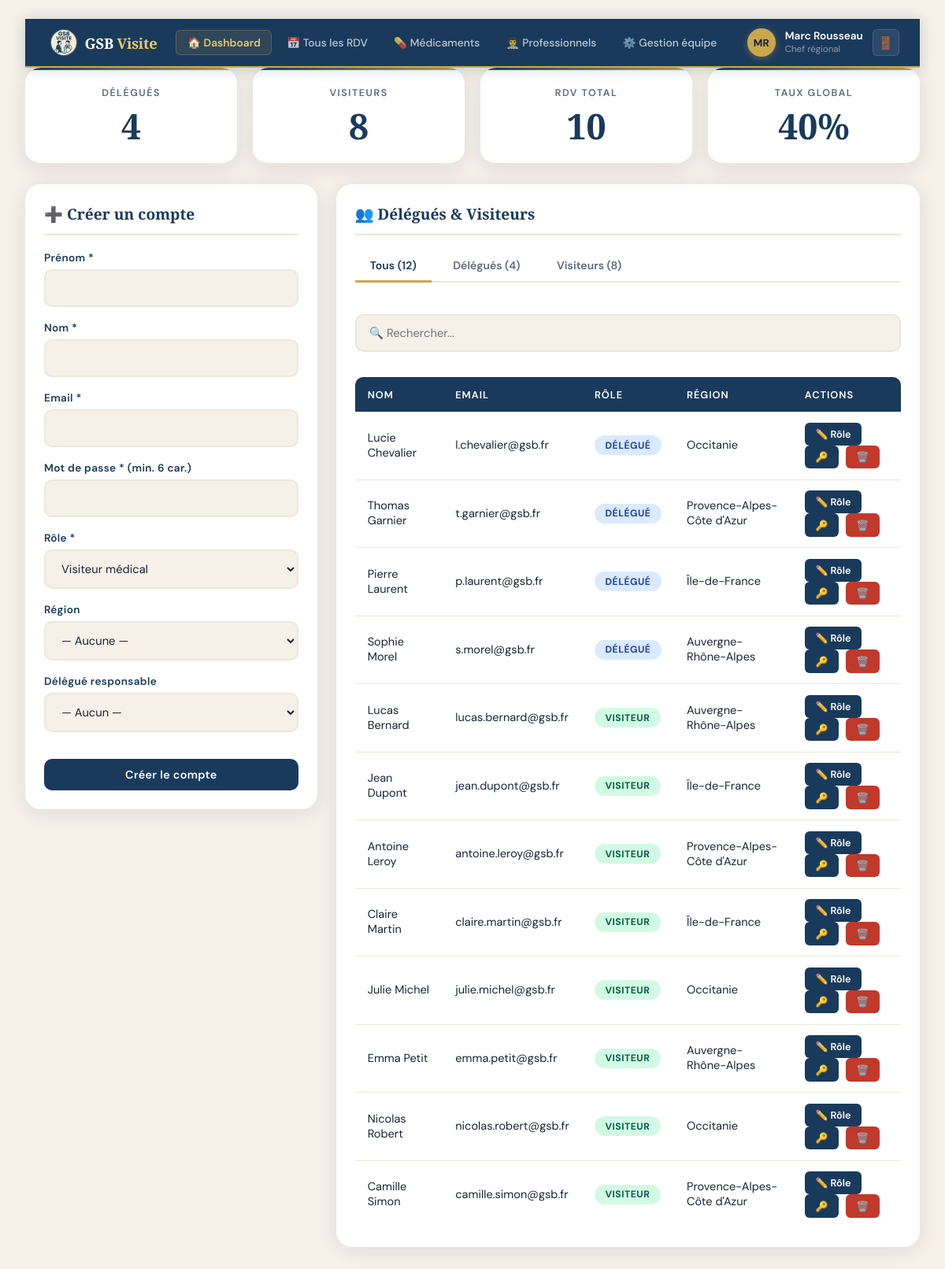
The app's page /gestion_equipe.php (signed in) with its own data.
### tables this page shows
CREATE TABLE utilisateurs (
    id             INT AUTO_INCREMENT PRIMARY KEY,
    nom            VARCHAR(50)  NOT NULL,
    prenom         VARCHAR(50)  NOT NULL,
    email          VARCHAR(100) NOT NULL UNIQUE,
    mot_de_passe   VARCHAR(255) NOT NULL,
    role           ENUM('visiteur','delegue','chef') DEFAULT 'visiteur',
    region_id      INT NULL,
    responsable_id INT NULL,
    actif          TINYINT(1) DEFAULT 1,
    cree_le        TIMESTAMP DEFAULT CURRENT_TIMESTAMP,
    FOREIGN KEY (region_id)      REFERENCES regions(id)      ON DELETE SET NULL,
    FOREIGN KEY (responsable_id) REFERENCES utilisateurs(id) ON DELETE SET NULL
);

CREATE TABLE regions (
    id   INT AUTO_INCREMENT PRIMARY KEY,
    nom  VARCHAR(100) NOT NULL
);

### public/config.php (called while the page is built, shortened)
<?php
try {
    $pdo = new PDO(
        "mysql:host=" . DB_HOST . ";dbname=" . DB_NAME . ";charset=utf8mb4",
        DB_USER,
        DB_PASS,
        [
            PDO::ATTR_ERRMODE            => PDO::ERRMODE_EXCEPTION,
            PDO::ATTR_DEFAULT_FETCH_MODE => PDO::FETCH_ASSOC,
            PDO::ATTR_EMULATE_PREPARES   => false,
            PDO::MYSQL_ATTR_INIT_COMMAND => "SET NAMES utf8mb4"
        ]
    );
} catch (PDOException $e) {
    die("Erreur de connexion : " . $e->getMessage());
}
function isLoggedIn(): bool {
    return isset($_SESSION['user_id']);
}
function getCurrentUser(): ?array {
    global $pdo;
    $stmt = $pdo->prepare("SELECT u.*, r.nom as region_nom FROM utilisateurs u LEFT JOIN regions r ON u.region_id = r.id WHERE u.id = ?");
    $stmt->execute([$_SESSION['user_id']]);
    return $stmt->fetch() ?: null;
}
?>

### public/gestion_equipe.php (the view, shortened to what this page needs)
<?php
require_once __DIR__ . '/config.php';
$uid = $_SESSION['user_id'];
$utilisateurs = $pdo->query("SELECT u.*, r.nom as region_nom FROM utilisateurs u LEFT JOIN regions r ON u.region_id=r.id WHERE u.role IN ('visiteur','delegue') ORDER BY u.role DESC, u.nom")->fetchAll();
$nbDelegues  = count(array_filter($utilisateurs, fn($u) => $u['role'] === 'delegue'));
$nbVisiteurs = count(array_filter($utilisateurs, fn($u) => $u['role'] === 'visiteur'));
$nbRdvTotal    = $pdo->query("SELECT COUNT(*) FROM rendez_vous")->fetchColumn();
$nbRdvEffectue = $pdo->query("SELECT COUNT(*) FROM rendez_vous WHERE statut='effectué'")->fetchColumn();
$tauxGlobal    = $nbRdvTotal > 0 ? round($nbRdvEffectue/$nbRdvTotal*100) : 0;
?>
<!DOCTYPE html>
<html lang="fr">
<head>
    <link rel="stylesheet" href="style.css">
</head>
<body>
<div class="container">
    <?php include __DIR__ . '/header.php'; ?>
    <div class="stats-grid" style="margin-bottom:1.5rem;">
        <div class="stat-card"><h3>Délégués</h3><div class="value"><?= $nbDelegues ?></div></div>
        <div class="stat-card"><h3>Visiteurs</h3><div class="value"><?= $nbVisiteurs ?></div></div>
        <div class="stat-card"><h3>RDV total</h3><div class="value"><?= $nbRdvTotal ?></div></div>
        <div class="stat-card"><h3>Taux global</h3><div class="value"><?= $tauxGlobal ?>%</div></div>
    </div>
    <div class="main-grid">
        <section class="card" style="padding:1.5rem;">
            <h2>➕ Créer un compte</h2>
            <form method="POST">
                <div class="input-group">
                    <label>Prénom *</label>
                    <input type="text" name="prenom" class="form-control" required>
                </div>
                <div class="input-group">
                    <label>Nom *</label>
                    <input type="text" name="nom" class="form-control" required>
                </div>
                <div class="input-group">
                    <label>Email *</label>
                    <input type="email" name="email" class="form-control" required>
                </div>
                <div class="input-group">
                    <label>Mot de passe * (min. 6 car.)</label>
                    <input type="password" name="password" class="form-control" required minlength="6">
                </div>
                <div class="input-group">
                    <label>Rôle *</label>
                    <select name="role" class="form-control" id="roleSelect" onchange="toggleResp()">
                        <option value="visiteur">Visiteur médical</option>
                    </select>
                </div>
                <div class="input-group">
                    <label>Région</label>
                    <select name="region_id" class="form-control">
                        <option value="">— Aucune —</option>
                    </select>
                </div>
                <div class="input-group" id="respField">
                    <label>Délégué responsable</label>
                    <select name="responsable_id" class="form-control">
                        <option value="">— Aucun —</option>
                    </select>
                </div>
                <button type="submit" class="btn" style="width:100%; margin-top:1rem;">Créer le compte</button>
            </form>
        </section>
        <section class="card" style="padding:1.5rem;">
            <h2>👥 Délégués & Visiteurs</h2>
            <div class="tabs">
                <button class="tab-btn active" onclick="showTab('tous', this)">Tous (<?= count($utilisateurs) ?>)</button>
                <button class="tab-btn" onclick="showTab('delegues', this)">Délégués (<?= $nbDelegues ?>)</button>
                <button class="tab-btn" onclick="showTab('visiteurs', this)">Visiteurs (<?= $nbVisiteurs ?>)</button>
            </div>
            <input type="text" class="form-control" id="searchUser" placeholder="🔍 Rechercher..." oninput="filterTable()" style="margin:1rem 0;">
            <div id="tab-tous" class="tab-content active">
                <table class="table" id="userTable">
                    <thead><tr><th>Nom</th><th>Email</th><th>Rôle</th><th>Région</th><th>Actions</th></tr></thead>
                    <tbody>
                        <?php foreach ($utilisateurs as $u): ?>
                        <tr data-role="<?= $u['role'] ?>">
                            <td><?= htmlspecialchars($u['prenom'].' '.$u['nom']) ?></td>
                            <td><?= htmlspecialchars($u['email']) ?></td>
                            <td><span class="badge badge-role-<?= $u['role'] ?>"><?= $u['role'] === 'delegue' ? 'Délégué' : 'Visiteur' ?></span></td>
                            <td><?= htmlspecialchars($u['region_nom'] ?? '—') ?></td>
                            <td>
                                <button class="btn-small btn-edit"
                                    onclick="openRoleModal(<?= $u['id'] ?>,'<?= $u['role'] ?>','<?= htmlspecialchars($u['prenom'].' '.$u['nom'], ENT_QUOTES) ?>')">
                                    ✏️ Rôle
                                </button>
                                <button class="btn-small btn-edit"
                                    onclick="openPwdModal(<?= $u['id'] ?>,'<?= htmlspecialchars($u['prenom'].' '.$u['nom'], ENT_QUOTES) ?>')">
                                    🔑
                                </button>
                                <?php if ($u['id'] !== $uid): ?>
                                <form method="POST" style="display:inline;" onsubmit="return confirm('Supprimer cet utilisateur et toutes ses données ?')">
                                    <button type="submit" class="btn-small btn-danger">🗑️</button>
                                </form>
                                <?php endif; ?>
                            </td>
                        </tr>
                        <?php endforeach; ?>
                    </tbody>
                </table>
            </div>
        </section>
    </div>
</div>
</body>
</html>

### public/header.php (shortened to what this page needs)
<?php
$user = getCurrentUser();
$role = $_SESSION['user_role'] ?? 'visiteur';
$currentPage = $_GET['page'] ?? 'dashboard';
?>
<div class="topbar">
    <div class="topbar-inner">
        <a href="index.php" class="topbar-brand">
            <img src="logo.png" alt="GSB" class="topbar-logo">
            <span class="topbar-brand-name">GSB <em>Visite</em></span>
        </a>
        <nav class="topbar-nav">
            <a href="index.php" class="topbar-link <?= $currentPage === 'dashboard' ? 'active' : '' ?>">🏠 Dashboard</a>
            <?php if ($role === 'chef'): ?>
                <a href="index.php?page=rendez_vous" class="topbar-link <?= $currentPage === 'rendez_vous' ? 'active' : '' ?>">📅 Tous les RDV</a>
                <a href="index.php?page=medicaments" class="topbar-link <?= $currentPage === 'medicaments' ? 'active' : '' ?>">💊 Médicaments</a>
                <a href="index.php?page=professionnels" class="topbar-link <?= $currentPage === 'professionnels' ? 'active' : '' ?>">👨‍⚕️ Professionnels</a>
                <a href="index.php?page=gestion_equipe" class="topbar-link <?= $currentPage === 'gestion_equipe' ? 'active' : '' ?>">⚙️ Gestion équipe</a>
            <?php endif; ?>
        </nav>
        <div class="topbar-user">
            <div class="topbar-avatar">
                <?= strtoupper(substr($user['prenom'] ?? 'U', 0, 1) . substr($user['nom'] ?? 'N', 0, 1)) ?>
            </div>
            <div class="topbar-user-info">
                <span class="topbar-user-name"><?= htmlspecialchars($user['prenom'] ?? '') ?> <?= htmlspecialchars($user['nom'] ?? '') ?></span>
                <span class="topbar-user-role"><?= $role === 'chef' ? 'Chef régional' : ($role === 'delegue' ? 'Délégué régional' : 'Visiteur médical') ?></span>
            </div>
            <a href="index.php?page=logout" class="topbar-logout" title="Déconnexion">🚪</a>
        </div>
    </div>
</div>

### records on screen
utilisateurs: prenom+nom "MR", prenom "Marc", nom "Rousseau"
utilisateurs: prenom+nom "Lucie Chevalier", email "l.chevalier@gsb.fr", role "DÉLÉGUÉ", region.nom "Occitanie"
utilisateurs: prenom+nom "Thomas Garnier", email "t.garnier@gsb.fr", role "DÉLÉGUÉ", region.nom "Provence-Alpes-Côte d'Azur"
utilisateurs: prenom+nom "Pierre Laurent", email "p.laurent@gsb.fr", role "DÉLÉGUÉ", region.nom "Île-de-France"
utilisateurs: prenom+nom "Sophie Morel", email "s.morel@gsb.fr", role "DÉLÉGUÉ", region.nom "Auvergne-Rhône-Alpes"
utilisateurs: prenom+nom "Lucas Bernard", email "lucas.bernard@gsb.fr", role "VISITEUR", region.nom "Auvergne-Rhône-Alpes"
utilisateurs: prenom+nom "Jean Dupont", email "jean.dupont@gsb.fr", role "VISITEUR", region.nom "Île-de-France"
utilisateurs: prenom+nom "Antoine Leroy", email "antoine.leroy@gsb.fr", role "VISITEUR", region.nom "Provence-Alpes-Côte d'Azur"
utilisateurs: prenom+nom "Claire Martin", email "claire.martin@gsb.fr", role "VISITEUR", region.nom "Île-de-France"
utilisateurs: prenom+nom "Julie Michel", email "julie.michel@gsb.fr", role "VISITEUR", region.nom "Occitanie"
utilisateurs: prenom+nom "Emma Petit", email "emma.petit@gsb.fr", role "VISITEUR", region.nom "Auvergne-Rhône-Alpes"
utilisateurs: prenom+nom "Nicolas Robert", email "nicolas.robert@gsb.fr", role "VISITEUR", region.nom "Occitanie"
utilisateurs: prenom+nom "Camille Simon", email "camille.simon@gsb.fr", role "VISITEUR", region.nom "Provence-Alpes-Côte d'Azur"

### other values on screen
$nbDelegues "4"
$nbVisiteurs "8"
$nbRdvTotal "10"
$tauxGlobal "40"
count($utilisateurs) "12"
